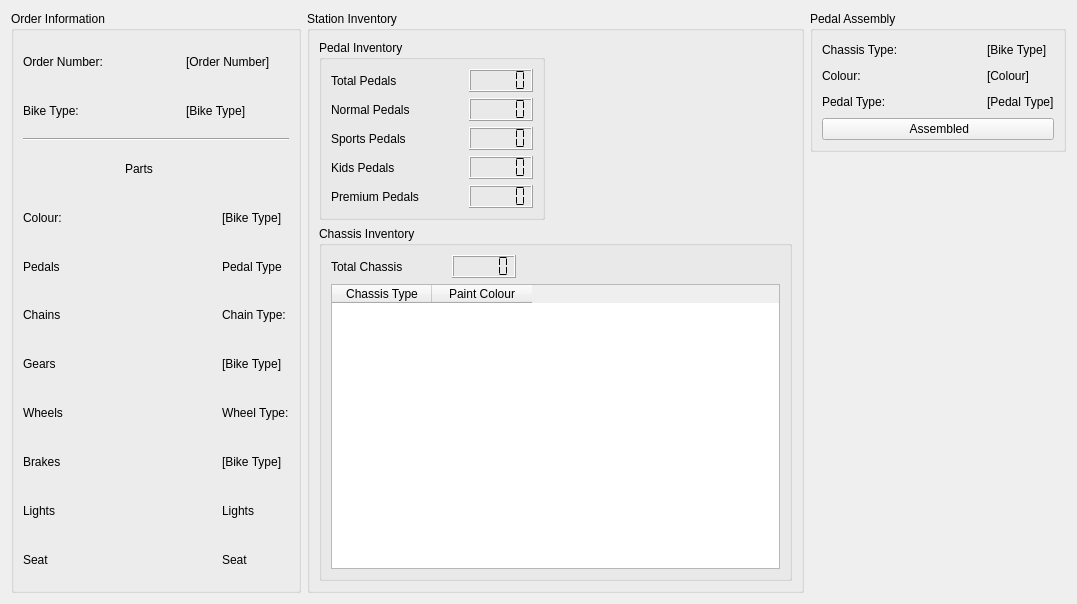
      <widget class="QWidget" name="PedalAssembly">
       <attribute name="title">
        <string>Pedals</string>
       </attribute>
       <layout class="QGridLayout" name="gridLayout_12">
        <item row="0" column="0" rowspan="2">
         <widget class="QGroupBox" name="PedalsOrder">
          <property name="minimumSize">
           <size>
            <width>281</width>
            <height>385</height>
           </size>
          </property>
          <property name="title">
           <string>Order Information</string>
          </property>
          <layout class="QGridLayout" name="gridLayout_26">
           <item row="0" column="1">
            <spacer name="horizontalSpacer_76">
             <property name="orientation">
              <enum>Qt::Orientation::Horizontal</enum>
             </property>
             <property name="sizeHint" stdset="0">
              <size>
               <width>35</width>
               <height>20</height>
              </size>
             </property>
            </spacer>
           </item>
           <item row="2" column="0" colspan="4">
            <widget class="Line" name="line_5">
             <property name="orientation">
              <enum>Qt::Orientation::Horizontal</enum>
             </property>
            </widget>
           </item>
           <item row="10" column="0">
            <widget class="QLabel" name="BrakesLabel_4">
             <property name="text">
              <string>Brakes</string>
             </property>
            </widget>
           </item>
           <item row="3" column="1">
            <widget class="QLabel" name="PartsLabel_4">
             <property name="text">
              <string>Parts</string>
             </property>
             <property name="scaledContents">
              <bool>false</bool>
             </property>
             <property name="wordWrap">
              <bool>false</bool>
             </property>
            </widget>
           </item>
           <item row="8" column="3">
            <widget class="QLabel" name="GearType_4">
             <property name="text">
              <string>[Bike Type]</string>
             </property>
            </widget>
           </item>
           <item row="0" column="0">
            <widget class="QLabel" name="OrderNumberLabel_4">
             <property name="text">
              <string>Order Number:</string>
             </property>
            </widget>
           </item>
           <item row="8" column="1" colspan="2">
            <spacer name="horizontalSpacer_84">
             <property name="orientation">
              <enum>Qt::Orientation::Horizontal</enum>
             </property>
             <property name="sizeHint" stdset="0">
              <size>
               <width>61</width>
               <height>20</height>
              </size>
             </property>
            </spacer>
           </item>
           <item row="12" column="3">
            <widget class="QLabel" name="SeatType_4">
             <property name="text">
              <string>Seat</string>
             </property>
            </widget>
           </item>
           <item row="11" column="1" colspan="2">
            <spacer name="horizontalSpacer_86">
             <property name="orientation">
              <enum>Qt::Orientation::Horizontal</enum>
             </property>
             <property name="sizeHint" stdset="0">
              <size>
               <width>61</width>
               <height>20</height>
              </size>
             </property>
            </spacer>
           </item>
           <item row="8" column="0">
            <widget class="QLabel" name="GearsLabel_4">
             <property name="text">
              <string>Gears</string>
             </property>
            </widget>
           </item>
           <item row="5" column="3">
            <widget class="QLabel" name="PedalType_4">
             <property name="text">
              <string>Pedal Type</string>
             </property>
            </widget>
           </item>
           <item row="1" column="0">
            <widget class="QLabel" name="BikeTypeLabel_4">
             <property name="text">
              <string>Bike Type:</string>
             </property>
            </widget>
           </item>
           <item row="4" column="0">
            <widget class="QLabel" name="ColourLabel_4">
             <property name="text">
              <string>Colour:</string>
             </property>
            </widget>
           </item>
           <item row="1" column="2" colspan="2">
            <widget class="QLabel" name="BikeType_4">
             <property name="text">
              <string>[Bike Type]</string>
             </property>
            </widget>
           </item>
           <item row="4" column="1" colspan="2">
            <spacer name="horizontalSpacer_80">
             <property name="orientation">
              <enum>Qt::Orientation::Horizontal</enum>
             </property>
             <property name="sizeHint" stdset="0">
              <size>
               <width>61</width>
               <height>20</height>
              </size>
             </property>
            </spacer>
           </item>
           <item row="10" column="1" colspan="2">
            <spacer name="horizontalSpacer_85">
             <property name="orientation">
              <enum>Qt::Orientation::Horizontal</enum>
             </property>
             <property name="sizeHint" stdset="0">
              <size>
               <width>61</width>
               <height>20</height>
              </size>
             </property>
            </spacer>
           </item>
           <item row="7" column="3">
            <widget class="QLabel" name="ChainType_4">
             <property name="text">
              <string>Chain Type:</string>
             </property>
            </widget>
           </item>
           <item row="5" column="1" colspan="2">
            <spacer name="horizontalSpacer_81">
             <property name="orientation">
              <enum>Qt::Orientation::Horizontal</enum>
             </property>
             <property name="sizeHint" stdset="0">
              <size>
               <width>61</width>
               <height>20</height>
              </size>
             </property>
            </spacer>
           </item>
           <item row="10" column="3">
            <widget class="QLabel" name="BrakesType_4">
             <property name="text">
              <string>[Bike Type]</string>
             </property>
            </widget>
           </item>
           <item row="4" column="3">
            <widget class="QLabel" name="Colour_4">
             <property name="text">
              <string>[Bike Type]</string>
             </property>
            </widget>
           </item>
           <item row="11" column="3">
            <widget class="QLabel" name="LightsType_4">
             <property name="text">
              <string>Lights</string>
             </property>
            </widget>
           </item>
           <item row="3" column="0">
            <spacer name="horizontalSpacer_78">
             <property name="orientation">
              <enum>Qt::Orientation::Horizontal</enum>
             </property>
             <property name="sizeHint" stdset="0">
              <size>
               <width>96</width>
               <height>20</height>
              </size>
             </property>
            </spacer>
           </item>
           <item row="11" column="0">
            <widget class="QLabel" name="LightsLabel_4">
             <property name="text">
              <string>Lights</string>
             </property>
            </widget>
           </item>
           <item row="12" column="0">
            <widget class="QLabel" name="SeatLabel_4">
             <property name="text">
              <string>Seat</string>
             </property>
            </widget>
           </item>
           <item row="1" column="1">
            <spacer name="horizontalSpacer_77">
             <property name="orientation">
              <enum>Qt::Orientation::Horizontal</enum>
             </property>
             <property name="sizeHint" stdset="0">
              <size>
               <width>35</width>
               <height>20</height>
              </size>
             </property>
            </spacer>
           </item>
           <item row="5" column="0">
            <widget class="QLabel" name="PedalLabel_4">
             <property name="text">
              <string>Pedals</string>
             </property>
            </widget>
           </item>
           <item row="0" column="2" colspan="2">
            <widget class="QLabel" name="OrderNumber_4">
             <property name="text">
              <string>[Order Number]</string>
             </property>
            </widget>
           </item>
           <item row="7" column="0">
            <widget class="QLabel" name="ChainLabel_4">
             <property name="text">
              <string>Chains</string>
             </property>
            </widget>
           </item>
           <item row="3" column="2" colspan="2">
            <spacer name="horizontalSpacer_79">
             <property name="orientation">
              <enum>Qt::Orientation::Horizontal</enum>
             </property>
             <property name="sizeHint" stdset="0">
              <size>
               <width>103</width>
               <height>20</height>
              </size>
             </property>
            </spacer>
           </item>
           <item row="9" column="0">
            <widget class="QLabel" name="WheelsLabel_4">
             <property name="text">
              <string>Wheels</string>
             </property>
            </widget>
           </item>
           <item row="9" column="3">
            <widget class="QLabel" name="WheelType_4">
             <property name="text">
              <string>Wheel Type:</string>
             </property>
            </widget>
           </item>
           <item row="9" column="1" colspan="2">
            <spacer name="horizontalSpacer_82">
             <property name="orientation">
              <enum>Qt::Orientation::Horizontal</enum>
             </property>
             <property name="sizeHint" stdset="0">
              <size>
               <width>61</width>
               <height>20</height>
              </size>
             </property>
            </spacer>
           </item>
           <item row="7" column="1" colspan="2">
            <spacer name="horizontalSpacer_83">
             <property name="orientation">
              <enum>Qt::Orientation::Horizontal</enum>
             </property>
             <property name="sizeHint" stdset="0">
              <size>
               <width>40</width>
               <height>20</height>
              </size>
             </property>
            </spacer>
           </item>
           <item row="12" column="1" colspan="2">
            <spacer name="horizontalSpacer_87">
             <property name="orientation">
              <enum>Qt::Orientation::Horizontal</enum>
             </property>
             <property name="sizeHint" stdset="0">
              <size>
               <width>40</width>
               <height>20</height>
              </size>
             </property>
            </spacer>
           </item>
          </layout>
         </widget>
        </item>
        <item row="0" column="1" rowspan="2">
         <widget class="QGroupBox" name="PedalStationInventoryBox">
          <property name="title">
           <string>Station Inventory</string>
          </property>
          <layout class="QGridLayout" name="gridLayout_64">
           <item row="0" column="0">
            <widget class="QGroupBox" name="PedalStationChassisInventoryBox_2">
             <property name="title">
              <string>Pedal Inventory</string>
             </property>
             <layout class="QGridLayout" name="gridLayout_37">
              <item row="0" column="0">
               <widget class="QLabel" name="PedalStationInventoryTotalChassisLabel_2">
                <property name="text">
                 <string>Total Pedals</string>
                </property>
               </widget>
              </item>
              <item row="0" column="1" colspan="2">
               <spacer name="horizontalSpacer_191">
                <property name="orientation">
                 <enum>Qt::Orientation::Horizontal</enum>
                </property>
                <property name="sizeHint" stdset="0">
                 <size>
                  <width>37</width>
                  <height>20</height>
                 </size>
                </property>
               </spacer>
              </item>
              <item row="0" column="3">
               <widget class="QLCDNumber" name="PedalStationInventoryTotalChassis_2">
                <property name="segmentStyle">
                 <enum>QLCDNumber::SegmentStyle::Flat</enum>
                </property>
               </widget>
              </item>
              <item row="1" column="0">
               <widget class="QLabel" name="PedalStationInventoryNormalChassisLabel_2">
                <property name="text">
                 <string>Normal Pedals</string>
                </property>
               </widget>
              </item>
              <item row="1" column="1" colspan="2">
               <spacer name="horizontalSpacer_192">
                <property name="orientation">
                 <enum>Qt::Orientation::Horizontal</enum>
                </property>
                <property name="sizeHint" stdset="0">
                 <size>
                  <width>40</width>
                  <height>20</height>
                 </size>
                </property>
               </spacer>
              </item>
              <item row="1" column="3">
               <widget class="QLCDNumber" name="PedalStationInventoryNormalChassis_2">
                <property name="segmentStyle">
                 <enum>QLCDNumber::SegmentStyle::Flat</enum>
                </property>
               </widget>
              </item>
              <item row="2" column="0">
               <widget class="QLabel" name="PedalStationInventoryTotalSportsChassisLabel_2">
                <property name="text">
                 <string>Sports Pedals</string>
                </property>
               </widget>
              </item>
              <item row="2" column="1" colspan="2">
               <spacer name="horizontalSpacer_193">
                <property name="orientation">
                 <enum>Qt::Orientation::Horizontal</enum>
                </property>
                <property name="sizeHint" stdset="0">
                 <size>
                  <width>40</width>
                  <height>20</height>
                 </size>
                </property>
               </spacer>
              </item>
              <item row="2" column="3">
               <widget class="QLCDNumber" name="PedalStationInventorySportsChassis_2">
                <property name="segmentStyle">
                 <enum>QLCDNumber::SegmentStyle::Flat</enum>
                </property>
               </widget>
              </item>
              <item row="3" column="0">
               <widget class="QLabel" name="PedalStationInventoryTotalKidsChassisLabel_2">
                <property name="text">
                 <string>Kids Pedals</string>
                </property>
               </widget>
              </item>
              <item row="3" column="1" colspan="2">
               <spacer name="horizontalSpacer_194">
                <property name="orientation">
                 <enum>Qt::Orientation::Horizontal</enum>
                </property>
                <property name="sizeHint" stdset="0">
                 <size>
                  <width>20</width>
                  <height>20</height>
                 </size>
                </property>
               </spacer>
              </item>
              <item row="3" column="3">
               <widget class="QLCDNumber" name="PedalStationInventoryKidsChassis_2">
                <property name="segmentStyle">
                 <enum>QLCDNumber::SegmentStyle::Flat</enum>
                </property>
               </widget>
              </item>
              <item row="4" column="0" colspan="2">
               <widget class="QLabel" name="PedalStationInventoryTotalKidsChassisLabel_3">
                <property name="text">
                 <string>Premium Pedals</string>
                </property>
               </widget>
              </item>
              <item row="4" column="2">
               <spacer name="horizontalSpacer_195">
                <property name="orientation">
                 <enum>Qt::Orientation::Horizontal</enum>
                </property>
                <property name="sizeHint" stdset="0">
                 <size>
                  <width>30</width>
                  <height>17</height>
                 </size>
                </property>
               </spacer>
              </item>
              <item row="4" column="3">
               <widget class="QLCDNumber" name="PedalStationInventoryKidsChassis_3">
                <property name="segmentStyle">
                 <enum>QLCDNumber::SegmentStyle::Flat</enum>
                </property>
               </widget>
              </item>
             </layout>
            </widget>
           </item>
           <item row="0" column="1">
            <spacer name="horizontalSpacer_2">
             <property name="orientation">
              <enum>Qt::Orientation::Horizontal</enum>
             </property>
             <property name="sizeHint" stdset="0">
              <size>
               <width>241</width>
               <height>20</height>
              </size>
             </property>
            </spacer>
           </item>
           <item row="1" column="0" colspan="2">
            <widget class="QGroupBox" name="PedalStationChassisInventoryBox">
             <property name="title">
              <string>Chassis Inventory</string>
             </property>
             <layout class="QGridLayout" name="gridLayout_63">
              <item row="0" column="0">
               <widget class="QLabel" name="PedalStationInventoryTotalChassisLabel">
                <property name="text">
                 <string>Total Chassis</string>
                </property>
               </widget>
              </item>
              <item row="0" column="1">
               <spacer name="horizontalSpacer_187">
                <property name="orientation">
                 <enum>Qt::Orientation::Horizontal</enum>
                </property>
                <property name="sizeHint" stdset="0">
                 <size>
                  <width>37</width>
                  <height>20</height>
                 </size>
                </property>
               </spacer>
              </item>
              <item row="0" column="2">
               <widget class="QLCDNumber" name="PedalStationInventoryTotalChassis">
                <property name="segmentStyle">
                 <enum>QLCDNumber::SegmentStyle::Flat</enum>
                </property>
               </widget>
              </item>
              <item row="0" column="3">
               <spacer name="horizontalSpacer_88">
                <property name="orientation">
                 <enum>Qt::Orientation::Horizontal</enum>
                </property>
                <property name="sizeHint" stdset="0">
                 <size>
                  <width>258</width>
                  <height>20</height>
                 </size>
                </property>
               </spacer>
              </item>
              <item row="1" column="0" colspan="4">
               <widget class="QTableWidget" name="PedalStationInventoryChassisTable">
                <column>
                 <property name="text">
                  <string>Chassis Type</string>
                 </property>
                </column>
                <column>
                 <property name="text">
                  <string>Paint Colour</string>
                 </property>
                </column>
               </widget>
              </item>
             </layout>
            </widget>
           </item>
          </layout>
         </widget>
        </item>
        <item row="0" column="2">
         <widget class="QGroupBox" name="PedalsAssemblyGroupBox">
          <property name="title">
           <string>Pedal Assembly</string>
          </property>
          <layout class="QGridLayout" name="gridLayout_6">
           <item row="5" column="0" colspan="3">
            <widget class="QPushButton" name="pushButton_2">
             <property name="text">
              <string> Assembled</string>
             </property>
            </widget>
           </item>
           <item row="0" column="0">
            <widget class="QLabel" name="label_39">
             <property name="text">
              <string>Chassis Type:</string>
             </property>
            </widget>
           </item>
           <item row="0" column="2">
            <widget class="QLabel" name="label_38">
             <property name="text">
              <string>[Bike Type]</string>
             </property>
            </widget>
           </item>
           <item row="4" column="0">
            <widget class="QLabel" name="label_85">
             <property name="text">
              <string>Pedal Type:</string>
             </property>
            </widget>
           </item>
           <item row="4" column="2">
            <widget class="QLabel" name="label_40">
             <property name="text">
              <string>[Pedal Type]</string>
             </property>
            </widget>
           </item>
           <item row="4" column="1">
            <spacer name="horizontalSpacer_181">
             <property name="orientation">
              <enum>Qt::Orientation::Horizontal</enum>
             </property>
             <property name="sizeHint" stdset="0">
              <size>
               <width>77</width>
               <height>20</height>
              </size>
             </property>
            </spacer>
           </item>
           <item row="0" column="1">
            <spacer name="horizontalSpacer_89">
             <property name="orientation">
              <enum>Qt::Orientation::Horizontal</enum>
             </property>
             <property name="sizeHint" stdset="0">
              <size>
               <width>73</width>
               <height>20</height>
              </size>
             </property>
            </spacer>
           </item>
           <item row="1" column="1">
            <spacer name="horizontalSpacer_130">
             <property name="orientation">
              <enum>Qt::Orientation::Horizontal</enum>
             </property>
             <property name="sizeHint" stdset="0">
              <size>
               <width>40</width>
               <height>20</height>
              </size>
             </property>
            </spacer>
           </item>
           <item row="1" column="0">
            <widget class="QLabel" name="label_60">
             <property name="text">
              <string>Colour:</string>
             </property>
            </widget>
           </item>
           <item row="1" column="2">
            <widget class="QLabel" name="label_59">
             <property name="text">
              <string>[Colour]</string>
             </property>
            </widget>
           </item>
          </layout>
         </widget>
        </item>
        <item row="1" column="2">
         <spacer name="verticalSpacer">
          <property name="orientation">
           <enum>Qt::Orientation::Vertical</enum>
          </property>
          <property name="sizeHint" stdset="0">
           <size>
            <width>20</width>
            <height>441</height>
           </size>
          </property>
         </spacer>
        </item>
       </layout>
      </widget>
